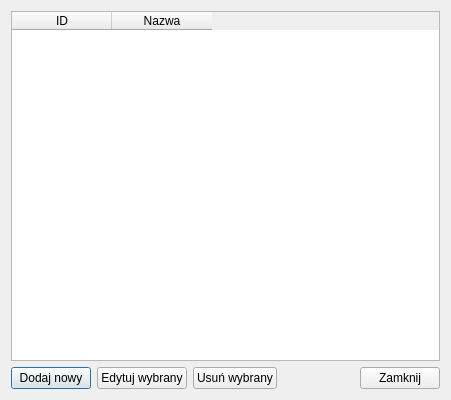
<?xml version="1.0" encoding="UTF-8"?>
<ui version="4.0">
 <class>TagiDialog</class>
 <widget class="QDialog" name="TagiDialog">
  <property name="geometry">
   <rect>
    <x>0</x>
    <y>0</y>
    <width>451</width>
    <height>400</height>
   </rect>
  </property>
  <property name="windowTitle">
   <string>Zarządzanie Tagami</string>
  </property>
  <layout class="QVBoxLayout" name="verticalLayout">
   <item>
    <widget class="QTableWidget" name="tabela">
     <property name="editTriggers">
      <set>QAbstractItemView::EditTrigger::NoEditTriggers</set>
     </property>
     <property name="selectionMode">
      <enum>QAbstractItemView::SelectionMode::SingleSelection</enum>
     </property>
     <property name="selectionBehavior">
      <enum>QAbstractItemView::SelectionBehavior::SelectRows</enum>
     </property>
     <column>
      <property name="text">
       <string>ID</string>
      </property>
     </column>
     <column>
      <property name="text">
       <string>Nazwa</string>
      </property>
     </column>
    </widget>
   </item>
   <item>
    <layout class="QHBoxLayout" name="horizontalLayout">
     <item>
      <widget class="QPushButton" name="btnDodaj">
       <property name="text">
        <string>Dodaj nowy</string>
       </property>
      </widget>
     </item>
     <item>
      <widget class="QPushButton" name="btnEdytuj">
       <property name="text">
        <string>Edytuj wybrany</string>
       </property>
      </widget>
     </item>
     <item>
      <widget class="QPushButton" name="btnUsun">
       <property name="text">
        <string>Usuń wybrany</string>
       </property>
      </widget>
     </item>
     <item>
      <spacer name="horizontalSpacer">
       <property name="orientation">
        <enum>Qt::Orientation::Horizontal</enum>
       </property>
       <property name="sizeHint" stdset="0">
        <size>
         <width>40</width>
         <height>20</height>
        </size>
       </property>
      </spacer>
     </item>
     <item>
      <spacer name="horizontalSpacer_2">
       <property name="orientation">
        <enum>Qt::Orientation::Horizontal</enum>
       </property>
       <property name="sizeHint" stdset="0">
        <size>
         <width>40</width>
         <height>20</height>
        </size>
       </property>
      </spacer>
     </item>
     <item>
      <widget class="QPushButton" name="btnZamknij">
       <property name="text">
        <string>Zamknij</string>
       </property>
      </widget>
     </item>
    </layout>
   </item>
  </layout>
 </widget>
 <resources/>
 <connections>
  <connection>
   <sender>btnZamknij</sender>
   <signal>clicked()</signal>
   <receiver>TagiDialog</receiver>
   <slot>accept()</slot>
   <hints>
    <hint type="sourcelabel">
     <x>320</x>
     <y>380</y>
    </hint>
    <hint type="destinationlabel">
     <x>200</x>
     <y>200</y>
    </hint>
   </hints>
  </connection>
 </connections>
</ui>
